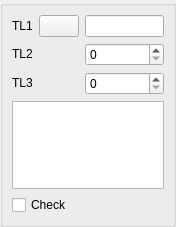
<?xml version="1.0" encoding="UTF-8"?>
<ui version="4.0">
 <class>DlgRef_1Sel2Spin1View1Check_QTD</class>
 <widget class="QWidget" name="DlgRef_1Sel2Spin1View1Check_QTD">
  <property name="geometry">
   <rect>
    <x>0</x>
    <y>0</y>
    <width>176</width>
    <height>227</height>
   </rect>
  </property>
  <property name="windowTitle">
   <string/>
  </property>
  <layout class="QGridLayout">
   <property name="margin">
    <number>0</number>
   </property>
   <property name="spacing">
    <number>6</number>
   </property>
   <item row="0" column="0">
    <widget class="QGroupBox" name="GroupBox1">
     <property name="title">
      <string/>
     </property>
     <layout class="QGridLayout">
      <property name="margin">
       <number>9</number>
      </property>
      <property name="spacing">
       <number>6</number>
      </property>
      <item row="3" column="0" colspan="3">
       <widget class="QTextBrowser" name="TextBrowser1"/>
      </item>
      <item row="2" column="2">
       <widget class="SalomeApp_IntSpinBox" name="SpinBox2">
        <property name="maximum">
         <number>1000000</number>
        </property>
       </widget>
      </item>
      <item row="1" column="2">
       <widget class="SalomeApp_IntSpinBox" name="SpinBox1">
        <property name="maximum">
         <number>1000000</number>
        </property>
       </widget>
      </item>
      <item row="4" column="0" colspan="3">
       <widget class="QCheckBox" name="CheckBox1">
        <property name="text">
         <string>Check</string>
        </property>
       </widget>
      </item>
      <item row="2" column="0">
       <widget class="QLabel" name="TextLabel3">
        <property name="sizePolicy">
         <sizepolicy hsizetype="Fixed" vsizetype="Fixed">
          <horstretch>0</horstretch>
          <verstretch>0</verstretch>
         </sizepolicy>
        </property>
        <property name="text">
         <string>TL3</string>
        </property>
        <property name="wordWrap">
         <bool>false</bool>
        </property>
       </widget>
      </item>
      <item row="1" column="0">
       <widget class="QLabel" name="TextLabel2">
        <property name="sizePolicy">
         <sizepolicy hsizetype="Fixed" vsizetype="Fixed">
          <horstretch>0</horstretch>
          <verstretch>0</verstretch>
         </sizepolicy>
        </property>
        <property name="text">
         <string>TL2</string>
        </property>
        <property name="wordWrap">
         <bool>false</bool>
        </property>
       </widget>
      </item>
      <item row="0" column="2">
       <widget class="QLineEdit" name="LineEdit1"/>
      </item>
      <item row="0" column="1">
       <widget class="QPushButton" name="PushButton1">
        <property name="sizePolicy">
         <sizepolicy hsizetype="Fixed" vsizetype="Fixed">
          <horstretch>0</horstretch>
          <verstretch>0</verstretch>
         </sizepolicy>
        </property>
        <property name="text">
         <string/>
        </property>
       </widget>
      </item>
      <item row="0" column="0">
       <widget class="QLabel" name="TextLabel1">
        <property name="sizePolicy">
         <sizepolicy hsizetype="Fixed" vsizetype="Fixed">
          <horstretch>0</horstretch>
          <verstretch>0</verstretch>
         </sizepolicy>
        </property>
        <property name="text">
         <string>TL1</string>
        </property>
        <property name="wordWrap">
         <bool>false</bool>
        </property>
       </widget>
      </item>
     </layout>
    </widget>
   </item>
  </layout>
 </widget>
 <layoutdefault spacing="6" margin="11"/>
 <pixmapfunction>qPixmapFromMimeSource</pixmapfunction>
 <customwidgets>
  <customwidget>
   <class>SalomeApp_IntSpinBox</class>
   <extends>QSpinBox</extends>
   <header location="global">SalomeApp_IntSpinBox.h</header>
  </customwidget>
 </customwidgets>
 <tabstops>
  <tabstop>PushButton1</tabstop>
  <tabstop>LineEdit1</tabstop>
  <tabstop>SpinBox1</tabstop>
  <tabstop>SpinBox2</tabstop>
  <tabstop>TextBrowser1</tabstop>
  <tabstop>CheckBox1</tabstop>
 </tabstops>
 <resources/>
 <connections/>
</ui>
